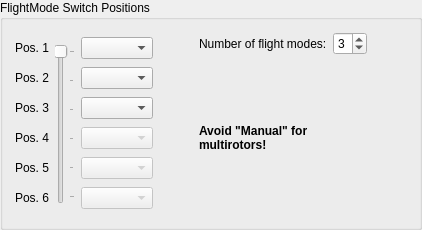
            <widget class="QGroupBox" name="groupBox_2">
             <property name="minimumSize">
              <size>
               <width>0</width>
               <height>230</height>
              </size>
             </property>
             <property name="maximumSize">
              <size>
               <width>16777215</width>
               <height>230</height>
              </size>
             </property>
             <property name="title">
              <string>FlightMode Switch Positions</string>
             </property>
             <layout class="QGridLayout" name="gridLayout_4" rowstretch="0,0,0" columnstretch="0,0,1,0,1,0">
              <property name="leftMargin">
               <number>12</number>
              </property>
              <property name="topMargin">
               <number>12</number>
              </property>
              <property name="rightMargin">
               <number>12</number>
              </property>
              <property name="bottomMargin">
               <number>12</number>
              </property>
              <item row="0" column="0" rowspan="3">
               <layout class="QVBoxLayout" name="verticalLayout_9" stretch="0,0,0,0,0,0">
                <item>
                 <widget class="QLabel" name="label_pos1">
                  <property name="sizePolicy">
                   <sizepolicy hsizetype="Preferred" vsizetype="Maximum">
                    <horstretch>0</horstretch>
                    <verstretch>0</verstretch>
                   </sizepolicy>
                  </property>
                  <property name="minimumSize">
                   <size>
                    <width>0</width>
                    <height>16</height>
                   </size>
                  </property>
                  <property name="maximumSize">
                   <size>
                    <width>16777215</width>
                    <height>16</height>
                   </size>
                  </property>
                  <property name="text">
                   <string>Pos. 1</string>
                  </property>
                 </widget>
                </item>
                <item>
                 <widget class="QLabel" name="label_pos2">
                  <property name="sizePolicy">
                   <sizepolicy hsizetype="Preferred" vsizetype="Maximum">
                    <horstretch>0</horstretch>
                    <verstretch>0</verstretch>
                   </sizepolicy>
                  </property>
                  <property name="minimumSize">
                   <size>
                    <width>16</width>
                    <height>16</height>
                   </size>
                  </property>
                  <property name="maximumSize">
                   <size>
                    <width>16777215</width>
                    <height>16</height>
                   </size>
                  </property>
                  <property name="text">
                   <string>Pos. 2</string>
                  </property>
                 </widget>
                </item>
                <item>
                 <widget class="QLabel" name="label_pos3">
                  <property name="sizePolicy">
                   <sizepolicy hsizetype="Preferred" vsizetype="Maximum">
                    <horstretch>0</horstretch>
                    <verstretch>0</verstretch>
                   </sizepolicy>
                  </property>
                  <property name="minimumSize">
                   <size>
                    <width>0</width>
                    <height>16</height>
                   </size>
                  </property>
                  <property name="maximumSize">
                   <size>
                    <width>16777215</width>
                    <height>16</height>
                   </size>
                  </property>
                  <property name="text">
                   <string>Pos. 3</string>
                  </property>
                 </widget>
                </item>
                <item>
                 <widget class="QLabel" name="label_pos4">
                  <property name="sizePolicy">
                   <sizepolicy hsizetype="Preferred" vsizetype="Maximum">
                    <horstretch>0</horstretch>
                    <verstretch>0</verstretch>
                   </sizepolicy>
                  </property>
                  <property name="minimumSize">
                   <size>
                    <width>0</width>
                    <height>16</height>
                   </size>
                  </property>
                  <property name="maximumSize">
                   <size>
                    <width>16777215</width>
                    <height>16</height>
                   </size>
                  </property>
                  <property name="text">
                   <string>Pos. 4</string>
                  </property>
                 </widget>
                </item>
                <item>
                 <widget class="QLabel" name="label_pos5">
                  <property name="sizePolicy">
                   <sizepolicy hsizetype="Preferred" vsizetype="Maximum">
                    <horstretch>0</horstretch>
                    <verstretch>0</verstretch>
                   </sizepolicy>
                  </property>
                  <property name="minimumSize">
                   <size>
                    <width>0</width>
                    <height>16</height>
                   </size>
                  </property>
                  <property name="maximumSize">
                   <size>
                    <width>16777215</width>
                    <height>16</height>
                   </size>
                  </property>
                  <property name="text">
                   <string>Pos. 5</string>
                  </property>
                 </widget>
                </item>
                <item>
                 <widget class="QLabel" name="label_pos6">
                  <property name="sizePolicy">
                   <sizepolicy hsizetype="Preferred" vsizetype="Maximum">
                    <horstretch>0</horstretch>
                    <verstretch>0</verstretch>
                   </sizepolicy>
                  </property>
                  <property name="minimumSize">
                   <size>
                    <width>0</width>
                    <height>16</height>
                   </size>
                  </property>
                  <property name="maximumSize">
                   <size>
                    <width>16777215</width>
                    <height>16</height>
                   </size>
                  </property>
                  <property name="text">
                   <string>Pos. 6</string>
                  </property>
                 </widget>
                </item>
               </layout>
              </item>
              <item row="1" column="1">
               <widget class="QSlider" name="fmsSlider">
                <property name="enabled">
                 <bool>false</bool>
                </property>
                <property name="maximumSize">
                 <size>
                  <width>16777215</width>
                  <height>160</height>
                 </size>
                </property>
                <property name="focusPolicy">
                 <enum>Qt::StrongFocus</enum>
                </property>
                <property name="toolTip">
                 <string>This slider moves when you move the flight mode switch
on your remote. It shows currently active flight mode.

Setup the flight mode channel on the RC Input tab if you have not done so already.</string>
                </property>
                <property name="minimum">
                 <number>0</number>
                </property>
                <property name="maximum">
                 <number>5</number>
                </property>
                <property name="pageStep">
                 <number>10</number>
                </property>
                <property name="value">
                 <number>0</number>
                </property>
                <property name="sliderPosition">
                 <number>0</number>
                </property>
                <property name="orientation">
                 <enum>Qt::Vertical</enum>
                </property>
                <property name="invertedAppearance">
                 <bool>true</bool>
                </property>
                <property name="tickPosition">
                 <enum>QSlider::TicksBelow</enum>
                </property>
                <property name="tickInterval">
                 <number>1</number>
                </property>
               </widget>
              </item>
              <item row="0" column="2" rowspan="3">
               <layout class="QVBoxLayout" name="verticalLayout_10">
                <property name="spacing">
                 <number>3</number>
                </property>
                <item>
                 <widget class="QComboBox" name="fmsModePos1">
                  <property name="focusPolicy">
                   <enum>Qt::StrongFocus</enum>
                  </property>
                  <property name="toolTip">
                   <string>Select the stabilization mode on this position (manual/stabilized/auto)</string>
                  </property>
                  <property name="objrelation" stdset="0">
                   <stringlist notr="true">
                    <string>objname:ManualControlSettings</string>
                    <string>fieldname:FlightModePosition</string>
                    <string>element:0</string>
                   </stringlist>
                  </property>
                 </widget>
                </item>
                <item>
                 <widget class="QComboBox" name="fmsModePos2">
                  <property name="focusPolicy">
                   <enum>Qt::StrongFocus</enum>
                  </property>
                  <property name="objrelation" stdset="0">
                   <stringlist notr="true">
                    <string>objname:ManualControlSettings</string>
                    <string>fieldname:FlightModePosition</string>
                    <string>element:1</string>
                   </stringlist>
                  </property>
                 </widget>
                </item>
                <item>
                 <widget class="QComboBox" name="fmsModePos3">
                  <property name="focusPolicy">
                   <enum>Qt::StrongFocus</enum>
                  </property>
                  <property name="objrelation" stdset="0">
                   <stringlist notr="true">
                    <string>objname:ManualControlSettings</string>
                    <string>fieldname:FlightModePosition</string>
                    <string>element:2</string>
                   </stringlist>
                  </property>
                 </widget>
                </item>
                <item>
                 <widget class="QComboBox" name="fmsModePos4">
                  <property name="enabled">
                   <bool>false</bool>
                  </property>
                  <property name="focusPolicy">
                   <enum>Qt::StrongFocus</enum>
                  </property>
                  <property name="toolTip">
                   <string>Select the stabilization mode on this position (manual/stabilized/auto)</string>
                  </property>
                  <property name="objrelation" stdset="0">
                   <stringlist notr="true">
                    <string>objname:ManualControlSettings</string>
                    <string>fieldname:FlightModePosition</string>
                    <string>element:3</string>
                   </stringlist>
                  </property>
                 </widget>
                </item>
                <item>
                 <widget class="QComboBox" name="fmsModePos5">
                  <property name="enabled">
                   <bool>false</bool>
                  </property>
                  <property name="focusPolicy">
                   <enum>Qt::StrongFocus</enum>
                  </property>
                  <property name="objrelation" stdset="0">
                   <stringlist notr="true">
                    <string>objname:ManualControlSettings</string>
                    <string>fieldname:FlightModePosition</string>
                    <string>element:4</string>
                   </stringlist>
                  </property>
                 </widget>
                </item>
                <item>
                 <widget class="QComboBox" name="fmsModePos6">
                  <property name="enabled">
                   <bool>false</bool>
                  </property>
                  <property name="focusPolicy">
                   <enum>Qt::StrongFocus</enum>
                  </property>
                  <property name="objrelation" stdset="0">
                   <stringlist notr="true">
                    <string>objname:ManualControlSettings</string>
                    <string>fieldname:FlightModePosition</string>
                    <string>element:5</string>
                   </stringlist>
                  </property>
                 </widget>
                </item>
               </layout>
              </item>
              <item row="1" column="3">
               <spacer name="horizontalSpacer_4">
                <property name="orientation">
                 <enum>Qt::Horizontal</enum>
                </property>
                <property name="sizeHint" stdset="0">
                 <size>
                  <width>40</width>
                  <height>20</height>
                 </size>
                </property>
               </spacer>
              </item>
              <item row="0" column="4" rowspan="3">
               <layout class="QGridLayout" name="gridLayout_5">
                <item row="0" column="0">
                 <layout class="QHBoxLayout" name="horizontalLayout_6">
                  <item>
                   <widget class="QLabel" name="label">
                    <property name="text">
                     <string>Number of flight modes:</string>
                    </property>
                   </widget>
                  </item>
                  <item>
                   <widget class="QSpinBox" name="fmsPosNum">
                    <property name="toolTip">
                     <string>Number of positions your FlightMode switch has.

Default is 3.

It will be 2 or 3 for most of setups, but it also can be up to 6.
In that case you have to configure your radio mixers so the whole range
from min to max is split into N equal intervals, and you may set arbitrary
channel value for each flight mode.</string>
                    </property>
                    <property name="minimum">
                     <number>1</number>
                    </property>
                    <property name="maximum">
                     <number>6</number>
                    </property>
                    <property name="value">
                     <number>3</number>
                    </property>
                    <property name="objrelation" stdset="0">
                     <stringlist notr="true">
                      <string>objname:ManualControlSettings</string>
                      <string>fieldname:FlightModeNumber</string>
                     </stringlist>
                    </property>
                   </widget>
                  </item>
                 </layout>
                </item>
                <item row="1" column="0">
                 <widget class="QLabel" name="label_15">
                  <property name="font">
                   <font>
                    <weight>75</weight>
                    <bold>true</bold>
                   </font>
                  </property>
                  <property name="text">
                   <string>Avoid &quot;Manual&quot; for multirotors!</string>
                  </property>
                  <property name="wordWrap">
                   <bool>true</bool>
                  </property>
                 </widget>
                </item>
               </layout>
              </item>
              <item row="2" column="1">
               <spacer name="verticalSpacer_4">
                <property name="orientation">
                 <enum>Qt::Vertical</enum>
                </property>
                <property name="sizeType">
                 <enum>QSizePolicy::Fixed</enum>
                </property>
                <property name="sizeHint" stdset="0">
                 <size>
                  <width>20</width>
                  <height>0</height>
                 </size>
                </property>
               </spacer>
              </item>
              <item row="0" column="1">
               <spacer name="verticalSpacer_6">
                <property name="orientation">
                 <enum>Qt::Vertical</enum>
                </property>
                <property name="sizeType">
                 <enum>QSizePolicy::Fixed</enum>
                </property>
                <property name="sizeHint" stdset="0">
                 <size>
                  <width>20</width>
                  <height>0</height>
                 </size>
                </property>
               </spacer>
              </item>
              <item row="1" column="5">
               <spacer name="horizontalSpacer_6">
                <property name="orientation">
                 <enum>Qt::Horizontal</enum>
                </property>
                <property name="sizeHint" stdset="0">
                 <size>
                  <width>40</width>
                  <height>20</height>
                 </size>
                </property>
               </spacer>
              </item>
             </layout>
            </widget>
